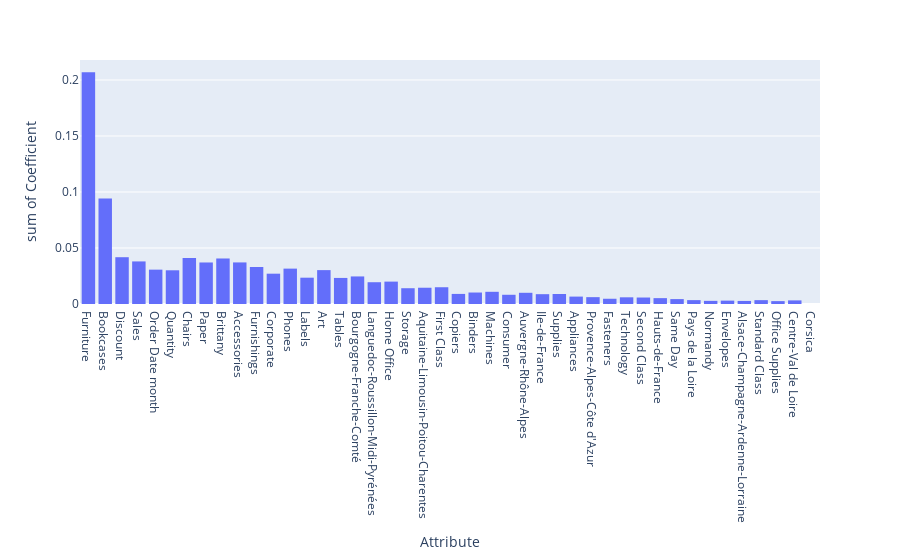

Here is the notebook cell this chart was saved with:
### Code cell
# get the feature importances
coef = models[1].feature_importances_

# plot figure importances
columns = X_train_scaled.columns
randomforest_coef = pd.DataFrame(data=[coef], columns=columns).transpose().reset_index()
randomforest_coef.columns = ['Attribute', 'Coefficient']

sorted_randomforest = randomforest_coef.sort_values('Coefficient', ascending=False)
sorted_randomforest
pex.histogram(data_frame=sorted_randomforest, x='Attribute', y='Coefficient')

### Figure 1 — Plotly figure (JSON) as saved in the notebook; plotly's stock layout.template omitted (floating-point values rounded to 4 significant figures)
{"data": [{"alignmentgroup": "True", "bingroup": "x", "histfunc": "sum", "hovertemplate": "Attribute=%{x}<br>sum of Coefficient=%{y}<extra></extra>", "legendgroup": "", "marker": {"color": "#636efa", "pattern": {"shape": ""}}, "name": "", "offsetgroup": "", "orientation": "v", "showlegend": false, "type": "histogram", "x": ["Furniture", "Furniture", "Bookcases", "Discount", "Sales", "Bookcases", "Order Date month", "Quantity", "Chairs", "Paper", "Brittany", "Accessories", "Furnishings", "Corporate", "Phones", "Labels", "Accessories", "Brittany", "Art", "Art", "Chairs", "Phones", "Tables", "Bourgogne-Franche-Comté", "Languedoc-Roussillon-Midi-Pyrénées", "Furnishings", "Home Office", "Paper", "Storage", "Bourgogne-Franche-Comté", "Aquitaine-Limousin-Poitou-Charentes", "Tables", "First Class", "Copiers", "Home Office", "Binders", "Machines", "Labels", "Languedoc-Roussillon-Midi-Pyrénées", "Corporate", "Consumer", "First Class", "Auvergne-Rhône-Alpes", "Ile-de-France", "Supplies", "Appliances", "Auvergne-Rhône-Alpes", "Supplies", "Provence-Alpes-Côte d'Azur", "Ile-de-France", "Aquitaine-Limousin-Poitou-Charentes", "Fasteners", "Technology", "Second Class", "Machines", "Hauts-de-France", "Storage", "Second Class", "Hauts-de-France", "Same Day", "Technology", "Appliances", "Pays de la Loire", "Consumer", "Provence-Alpes-Côte d'Azur", "Normandy", "Envelopes", "Same Day", "Binders", "Alsace-Champagne-Ardenne-Lorraine", "Standard Class", "Office Supplies", "Centre-Val de Loire", "Standard Class", "Centre-Val de Loire", "Pays de la Loire", "Envelopes", "Fasteners", "Alsace-Champagne-Ardenne-Lorraine", "Office Supplies", "Normandy", "Copiers", "Corsica", "Corsica"], "xaxis": "x", "y": [0.1163, 0.09062, 0.05978, 0.04178, 0.03801, 0.0343, 0.03067, 0.03009, 0.02725, 0.02557, 0.02465, 0.02099, 0.02092, 0.02048, 0.01805, 0.01668, 0.01613, 0.01599, 0.0157, 0.01455, 0.01384, 0.01354, 0.01346, 0.01327, 0.01266, 0.01212, 0.01162, 0.0115, 0.01146, 0.01134, 0.01075, 0.009816, 0.009028, 0.008964, 0.008369, 0.008367, 0.007983, 0.006811, 0.006789, 0.006594, 0.006155, 0.005936, 0.005603, 0.004899, 0.004578, 0.004469, 0.004407, 0.00436, 0.004051, 0.003868, 0.003774, 0.003764, 0.003729, 0.003155, 0.002913, 0.002638, 0.00263, 0.002629, 0.002594, 0.002451, 0.002245, 0.002147, 0.002089, 0.002085, 0.002061, 0.00202, 0.001996, 0.001923, 0.001885, 0.001879, 0.001843, 0.001749, 0.001672, 0.001594, 0.001549, 0.001374, 0.001025, 0.0009263, 0.000857, 0.0008141, 0.0007839, 4.618e-05, 9.279e-06, 0], "yaxis": "y"}], "layout": {"barmode": "relative", "legend": {"tracegroupgap": 0}, "margin": {"t": 60}, "xaxis": {"anchor": "y", "domain": [0, 1], "title": {"text": "Attribute"}}, "yaxis": {"anchor": "x", "domain": [0, 1], "title": {"text": "sum of Coefficient"}}}}
